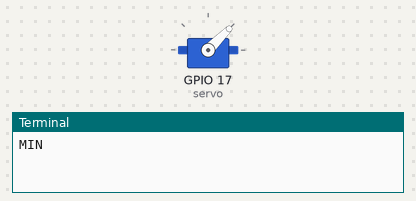
The program below on a simulated Raspberry Pi (BCM pin numbers). Parts: servo, the last lines printed to the terminal. Servo angles are drawn from the pulse width (0.5 ms = 0°, 2.5 ms = 180°). At 12.0 s the program stops and its outputs stay as they are.

Above: at 0.1 s.
At 2.1 s:
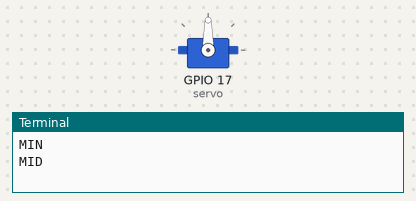
At 10.1 s:
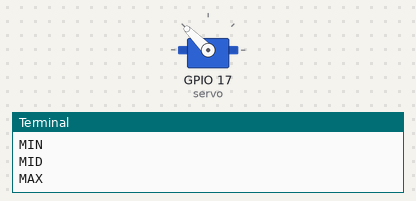
Timing chart, 0 to 11.6 s (numbered marks = the images above):
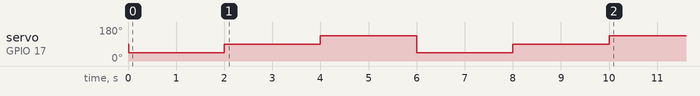

Measured:
- by itself, servo on GPIO 17 (servo): 90° → 45° at 0.02 s, → 90° 2.0 s later, → 135° 2.0 s later, → 45° 2.0 s later, … (6 changes in this stretch)

The program:

servo_basics.py
```python
from gpiozero import Servo
from time import sleep

servo = Servo(17)

def min_mid_max(times = 10):
    for i in range(times):
        print('MIN')
        servo.min()
        sleep(2)

        print('MID')
        servo.mid()
        sleep(2)

        print('MAX')
        servo.max()
        sleep(2)


min_mid_max(2)
```
